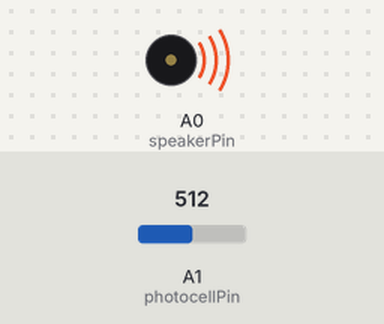
Simulated run of this sketch. Board: Arduino Uno, built with avr-gcc and run on an emulated ATmega328P. Shown: buzzer (waves = sounding). The test bench sets the inputs (shaded band); at power-on: A1 (photocellPin) = 512.

Above: at 1.2 s.
1.3 s: A1 (photocellPin) set to 0
At 1.9 s:
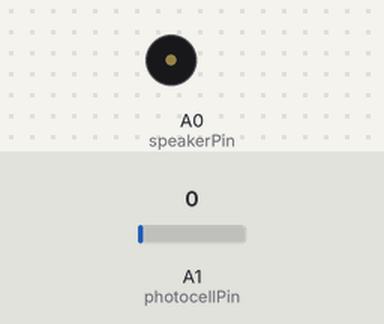
3.0 s: A1 (photocellPin) set to 122
At 4.3 s:
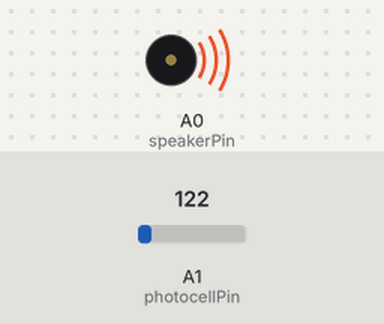
Timing chart, 0 to 6.0 s (numbered marks = the images above; inputs shaded):
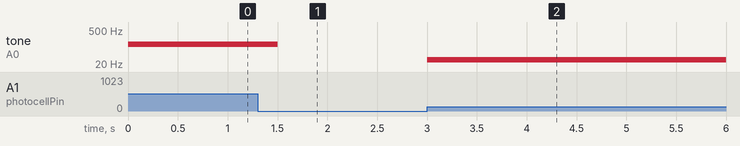

Measured:
- after the input at 1.3 s, tone on A0 (speakerPin): 128 Hz → silent after 0.20 s
- after the input at 3.0 s, tone on A0 (speakerPin): silent → 30 Hz at once

The sketch:

Piezo.ino
```cpp
/*
Adafruit Arduino - Lesson 10. Simple Sounds
*/

int speakerPin = A0;
int photocellPin = A1;
void setup()
{
}

void loop()
{
  int reading = analogRead(photocellPin);
  Serial.println(reading);
  int pitch = reading / 4;
  tone(speakerPin, pitch);
  delay(250);
}
```
